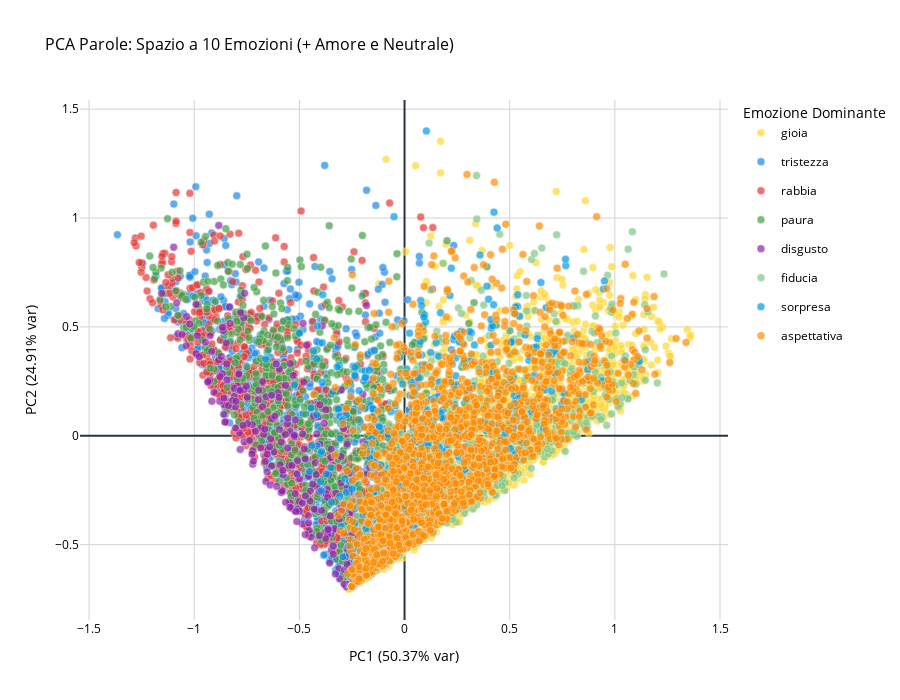

Notebook cell for this chart:
### Markdown cell above
### Visualizzazione PCA per le 10 Emozioni (8 di base + 2 extra)

### Code cell
pca_all = perform_pca_analysis(df_only_words, ALL_EMOTIONS, dominant_all_words)

fig2 = plot_pca_single(
    pca_data=pca_all,
    colors_dict=EMOTION_COLORS,
    title="PCA Parole: Spazio a 10 Emozioni (+ Amore e Neutrale)"
)
fig2.show()

### Figure 1 — Plotly figure (JSON) as saved in the notebook; plotly's stock layout.template omitted (floating-point values rounded to 4 significant figures; data arrays with more than 128 entries replaced by an {"elided": "..."} marker saying what was removed)
{"data": [{"hovertemplate": "<b>gioia</b><br>Parola: %{text}<br>PC1: %{x:.2f}<br>PC2: %{y:.2f}<extra></extra>", "legendgroup": "gioia", "marker": {"color": "#FDD835", "line": {"color": "white", "width": 0.5}, "opacity": 0.7, "size": 8}, "mode": "markers", "name": "gioia", "showlegend": true, "text": {"elided": "1562 str values"}, "x": {"elided": "1562 float values"}, "y": {"elided": "1562 float values"}, "type": "scatter"}, {"hovertemplate": "<b>tristezza</b><br>Parola: %{text}<br>PC1: %{x:.2f}<br>PC2: %{y:.2f}<extra></extra>", "legendgroup": "tristezza", "marker": {"color": "#1E88E5", "line": {"color": "white", "width": 0.5}, "opacity": 0.7, "size": 8}, "mode": "markers", "name": "tristezza", "showlegend": true, "text": {"elided": "778 str values"}, "x": {"elided": "778 float values"}, "y": {"elided": "778 float values"}, "type": "scatter"}, {"hovertemplate": "<b>rabbia</b><br>Parola: %{text}<br>PC1: %{x:.2f}<br>PC2: %{y:.2f}<extra></extra>", "legendgroup": "rabbia", "marker": {"color": "#E53935", "line": {"color": "white", "width": 0.5}, "opacity": 0.7, "size": 8}, "mode": "markers", "name": "rabbia", "showlegend": true, "text": {"elided": "704 str values"}, "x": {"elided": "704 float values"}, "y": {"elided": "704 float values"}, "type": "scatter"}, {"hovertemplate": "<b>paura</b><br>Parola: %{text}<br>PC1: %{x:.2f}<br>PC2: %{y:.2f}<extra></extra>", "legendgroup": "paura", "marker": {"color": "#43A047", "line": {"color": "white", "width": 0.5}, "opacity": 0.7, "size": 8}, "mode": "markers", "name": "paura", "showlegend": true, "text": {"elided": "653 str values"}, "x": {"elided": "653 float values"}, "y": {"elided": "653 float values"}, "type": "scatter"}, {"hovertemplate": "<b>disgusto</b><br>Parola: %{text}<br>PC1: %{x:.2f}<br>PC2: %{y:.2f}<extra></extra>", "legendgroup": "disgusto", "marker": {"color": "#8E24AA", "line": {"color": "white", "width": 0.5}, "opacity": 0.7, "size": 8}, "mode": "markers", "name": "disgusto", "showlegend": true, "text": {"elided": "248 str values"}, "x": {"elided": "248 float values"}, "y": {"elided": "248 float values"}, "type": "scatter"}, {"hovertemplate": "<b>fiducia</b><br>Parola: %{text}<br>PC1: %{x:.2f}<br>PC2: %{y:.2f}<extra></extra>", "legendgroup": "fiducia", "marker": {"color": "#81C784", "line": {"color": "white", "width": 0.5}, "opacity": 0.7, "size": 8}, "mode": "markers", "name": "fiducia", "showlegend": true, "text": {"elided": "763 str values"}, "x": {"elided": "763 float values"}, "y": {"elided": "763 float values"}, "type": "scatter"}, {"hovertemplate": "<b>sorpresa</b><br>Parola: %{text}<br>PC1: %{x:.2f}<br>PC2: %{y:.2f}<extra></extra>", "legendgroup": "sorpresa", "marker": {"color": "#039BE5", "line": {"color": "white", "width": 0.5}, "opacity": 0.7, "size": 8}, "mode": "markers", "name": "sorpresa", "showlegend": true, "text": {"elided": "438 str values"}, "x": {"elided": "438 float values"}, "y": {"elided": "438 float values"}, "type": "scatter"}, {"hovertemplate": "<b>aspettativa</b><br>Parola: %{text}<br>PC1: %{x:.2f}<br>PC2: %{y:.2f}<extra></extra>", "legendgroup": "aspettativa", "marker": {"color": "#FB8C00", "line": {"color": "white", "width": 0.5}, "opacity": 0.7, "size": 8}, "mode": "markers", "name": "aspettativa", "showlegend": true, "text": {"elided": "1573 str values"}, "x": {"elided": "1573 float values"}, "y": {"elided": "1573 float values"}, "type": "scatter"}], "layout": {"xaxis": {"title": {"font": {"color": "black"}, "text": "PC1 (50.37% var)"}, "tickfont": {"color": "black"}, "showgrid": true, "gridcolor": "lightgray"}, "yaxis": {"title": {"font": {"color": "black"}, "text": "PC2 (24.91% var)"}, "tickfont": {"color": "black"}, "showgrid": true, "gridcolor": "lightgray"}, "title": {"font": {"size": 16}, "text": "PCA Parole: Spazio a 10 Emozioni (+ Amore e Neutrale)"}, "font": {"color": "black"}, "legend": {"title": {"font": {"size": 14, "color": "black"}, "text": "Emozione Dominante"}, "font": {"size": 12, "color": "black"}}, "plot_bgcolor": "white", "paper_bgcolor": "white", "height": 700}}
